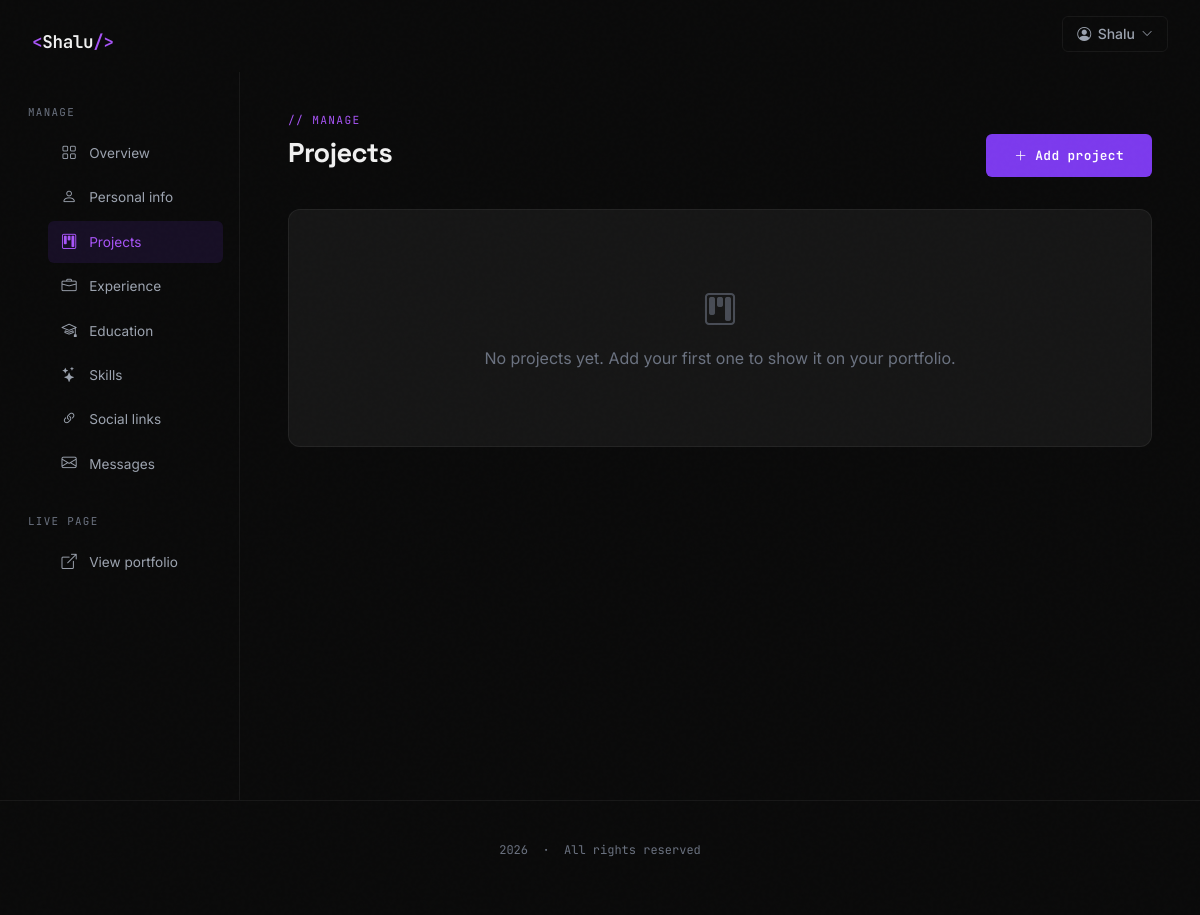
The app's page /dashboard/projects/ (signed in), older data.
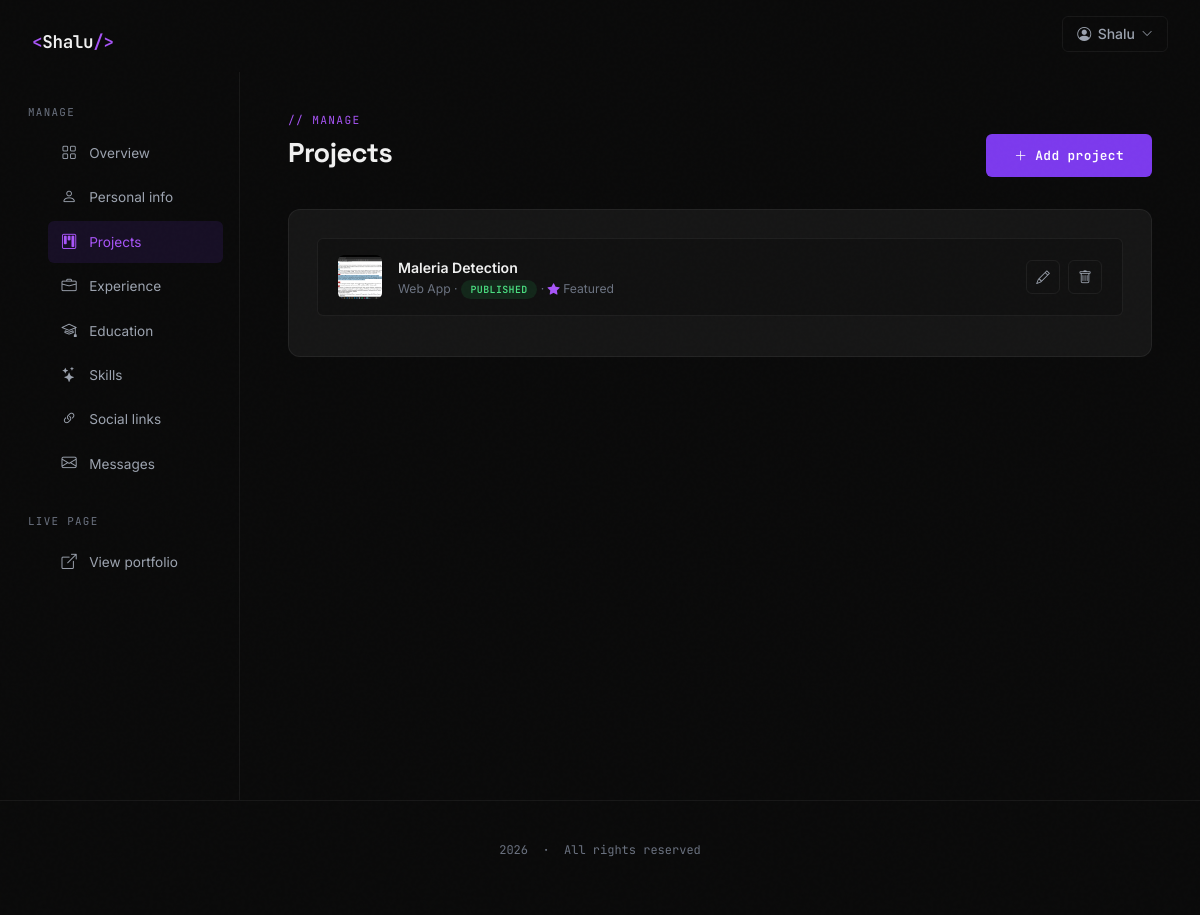
The same page, newer data.
### portfolio/models.py (models this page shows, shortened)
class Project(models.Model):
    STATUS_CHOICES = [('draft','Draft'),('published','Published'),('archived','Archived')]
    TYPE_CHOICES   = [
        ('web','Web App'),('mobile','Mobile App'),('desktop','Desktop App'),
        ('api','API / Backend'),('ml','Machine Learning'),
        ('design','UI/UX Design'),('open_source','Open Source'),('other','Other'),
    ]
    user          = models.ForeignKey(User, on_delete=models.CASCADE, related_name='projects')
    id            = models.UUIDField(primary_key=True, default=uuid.uuid4, editable=False)
    title         = models.CharField(max_length=120)
    slug          = models.SlugField(max_length=140, blank=True)
    subtitle      = models.CharField(max_length=200, blank=True)
    description   = models.TextField()
    project_type  = models.CharField(max_length=20, choices=TYPE_CHOICES, default='web')
    tags          = models.ManyToManyField('Tag', blank=True, related_name='projects')
    thumbnail     = models.ImageField(upload_to='portfolio/projects/thumbnails/', blank=True, null=True)
    cover_image   = models.ImageField(upload_to='portfolio/projects/covers/', blank=True, null=True)
    live_url      = models.URLField(blank=True)
    repo_url      = models.URLField(blank=True)
    case_study_url = models.URLField(blank=True)
    technologies  = models.CharField(max_length=500, blank=True)
    status        = models.CharField(max_length=12, choices=STATUS_CHOICES, default='draft')
    is_featured   = models.BooleanField(default=False)
    start_date    = models.DateField(blank=True, null=True)
    end_date      = models.DateField(blank=True, null=True)
    order         = models.PositiveSmallIntegerField(default=0)
    created_at    = models.DateTimeField(auto_now_add=True)
    updated_at    = models.DateTimeField(auto_now=True)

### portfolio/views.py (the view)
# urls.py: path('dashboard/projects/',           views.manage_projects,     name='manage_projects'),
@login_required
def manage_projects(request):
    projects = Project.objects.filter(user=request.user).order_by('order', '-created_at')
    return render(request, 'dashboard/projects.html', {'projects': projects, 'active_nav': 'projects'})

### templates/dashboard/projects.html (shortened to what this page needs)
{% extends "dashboard/base.html" %}
{% block dash_content %}
<div class="dash-header" style="display:flex;align-items:flex-end;justify-content:space-between;flex-wrap:wrap;gap:1rem;">
  <div>
    <div class="dash-eyebrow">// manage</div>
    <h1 class="dash-title">Projects</h1>
  </div>
  <a href="{% url 'add_project' %}" class="btn-primary-custom"><i class="bi bi-plus-lg"></i> Add project</a>
</div>
<div class="dash-card">
  {% if projects %}
    {% for p in projects %}
    <div class="dash-list-item">
      <div class="dash-list-main">
        {% if p.thumbnail %}
          <img src="{{ p.thumbnail.url }}" class="dash-list-thumb" alt="">
        {% else %}
          <div class="dash-list-thumb-placeholder"><i class="bi bi-kanban"></i></div>
        {% endif %}
        <div style="min-width:0;">
          <div class="dash-list-title">{{ p.title }}</div>
          <div class="dash-list-sub">
            {{ p.get_project_type_display }} ·
            <span class="dash-status-pill {% if p.status == 'published' %}published{% else %}draft{% endif %}">{{ p.get_status_display }}</span>
            {% if p.is_featured %} · <i class="bi bi-star-fill" style="color:var(--accent-light);"></i> Featured{% endif %}
          </div>
        </div>
      </div>
      <div class="dash-list-actions">
        <a href="{% url 'edit_project' p.pk %}" class="dash-icon-btn" title="Edit"><i class="bi bi-pencil"></i></a>
        <form method="POST" action="{% url 'delete_project' p.pk %}" onsubmit="return confirm('Delete this project? This cannot be undone.');" style="display:inline;">
          <button type="submit" class="dash-icon-btn danger" title="Delete"><i class="bi bi-trash"></i></button>
        </form>
      </div>
    </div>
    {% endfor %}
  {% else %}
    <div class="dash-empty">
      <i class="bi bi-kanban"></i>
      No projects yet. Add your first one to show it on your portfolio.
    </div>
  {% endif %}
</div>
{% endblock %}

Row changes from the older to the newer data that the page shows:
added Project: thumbnail (picture), title "Maleria Detection", project_type "Web App", status "PUBLISHED", is_featured True (drawn)
Text that changed along with them:
text no longer shown: "No projects yet. Add your first one to show it on your portfolio."
